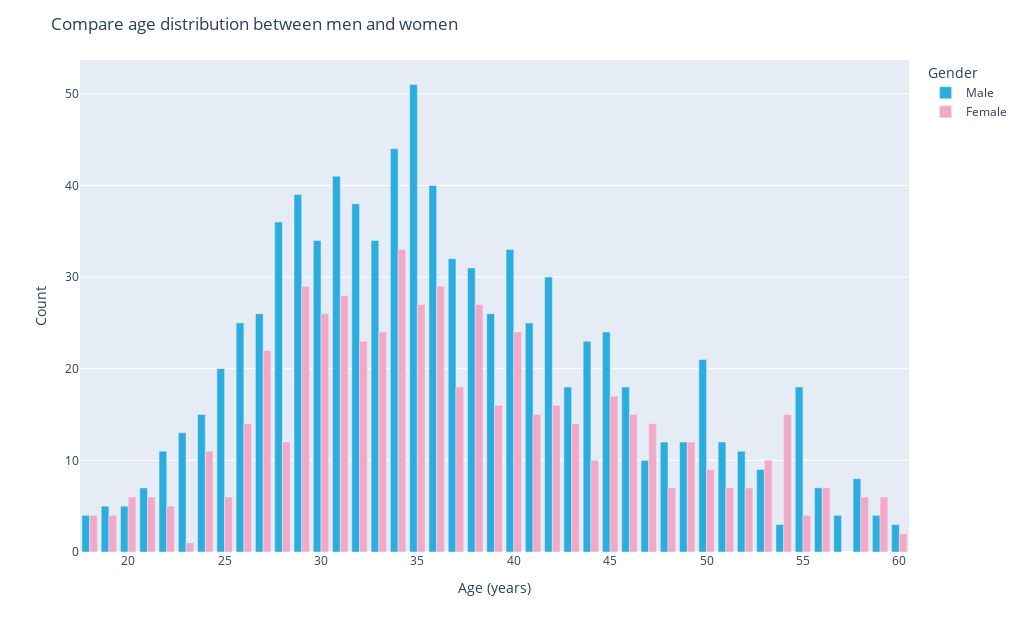

The cell this chart's notebook holds for it:
### Code cell
# ! Bien voir que c'est plus un histogramme calculé par histogram() mais un graphe de type bar()
df_pivot = df.pivot_table(index='Age', columns='Gender', aggfunc='size')
df_pivot = df_pivot[['Male', 'Female']]
# ! barmode='group'
fig = px.bar(df_pivot, barmode='group', color_discrete_map=couleur_specifique, width=kWidthPx, height=kHeightPx)
fig.update_layout(title="Compare age distribution between men and women")
fig.update_layout(
    xaxis_title="Age (years)", 
    yaxis_title="Count"
)
fig.show()

### Figure 1 — Plotly figure (JSON) as saved in the notebook; plotly's stock layout.template omitted (floating-point values rounded to 4 significant figures)
{"data": [{"alignmentgroup": "True", "hovertemplate": "Gender=Male<br>Age=%{x}<br>value=%{y}<extra></extra>", "legendgroup": "Male", "marker": {"color": "#2BADDE", "pattern": {"shape": ""}}, "name": "Male", "offsetgroup": "Male", "orientation": "v", "showlegend": true, "textposition": "auto", "type": "bar", "x": [18, 19, 20, 21, 22, 23, 24, 25, 26, 27, 28, 29, 30, 31, 32, 33, 34, 35, 36, 37, 38, 39, 40, 41, 42, 43, 44, 45, 46, 47, 48, 49, 50, 51, 52, 53, 54, 55, 56, 57, 58, 59, 60], "xaxis": "x", "y": [4, 5, 5, 7, 11, 13, 15, 20, 25, 26, 36, 39, 34, 41, 38, 34, 44, 51, 40, 32, 31, 26, 33, 25, 30, 18, 23, 24, 18, 10, 12, 12, 21, 12, 11, 9, 3, 18, 7, 4, 8, 4, 3], "yaxis": "y"}, {"alignmentgroup": "True", "hovertemplate": "Gender=Female<br>Age=%{x}<br>value=%{y}<extra></extra>", "legendgroup": "Female", "marker": {"color": "#F2A9C7", "pattern": {"shape": ""}}, "name": "Female", "offsetgroup": "Female", "orientation": "v", "showlegend": true, "textposition": "auto", "type": "bar", "x": [18, 19, 20, 21, 22, 23, 24, 25, 26, 27, 28, 29, 30, 31, 32, 33, 34, 35, 36, 37, 38, 39, 40, 41, 42, 43, 44, 45, 46, 47, 48, 49, 50, 51, 52, 53, 54, 55, 56, 57, 58, 59, 60], "xaxis": "x", "y": [4, 4, 6, 6, 5, 1, 11, 6, 14, 22, 12, 29, 26, 28, 23, 24, 33, 27, 29, 18, 27, 16, 24, 15, 16, 14, 10, 17, 15, 14, 7, 12, 9, 7, 7, 10, 15, 4, 7, null, 6, 6, 2], "yaxis": "y"}], "layout": {"barmode": "group", "height": 632.9, "legend": {"title": {"text": "Gender"}, "tracegroupgap": 0}, "margin": {"t": 60}, "title": {"text": "Compare age distribution between men and women"}, "width": 1024, "xaxis": {"anchor": "y", "domain": [0, 1], "title": {"text": "Age (years)"}}, "yaxis": {"anchor": "x", "domain": [0, 1], "title": {"text": "Count"}}}}
